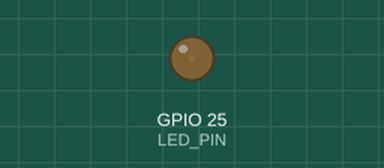
This sketch was run on a simulated ESP32. Shown: output pins drawn as LEDs (lit = HIGH).

Above: at 0.05 s.
At 5.75 s:
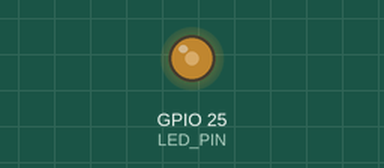
At 11.55 s:
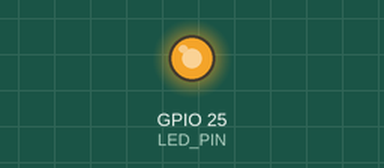
At 23.05 s:
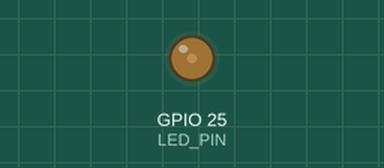
Timing chart, 0 to 33.3 s (numbered marks = the images above):
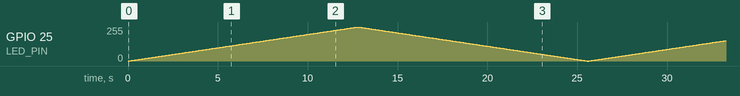

The sketch:

task3.ino
```cpp
const int LED_PIN = 25;

void setup()
{
  Serial.begin(115200);
  //pinMode(LED_PIN, OUTPUT);
}

void loop()
{
  for(int i = 0; i < 256; ++i)
  {
    dacWrite(LED_PIN, i);
    delay(50);
  }

  for(int i = 255; i >= 0; --i)
  {
    dacWrite(LED_PIN, i);
    delay(50);
  }
}
```
